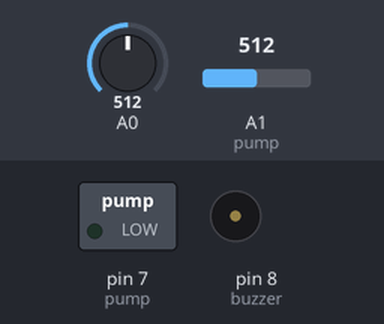
Recording of a sketch running on a simulated Arduino Uno, built with avr-gcc and run on an emulated ATmega328P. Parts: switched loads named in the sketch (green lamp = pin HIGH), buzzer (waves = sounding, pin HIGH). The inputs (shaded band) are chosen by the test bench; at power-on: A0 = 512, A1 (pump) = 512. What the sketch prints to the serial monitor is not drawn.

Above: at 0.2 s.
Timing chart, 0 to 1.9 s (numbered marks = the images above):
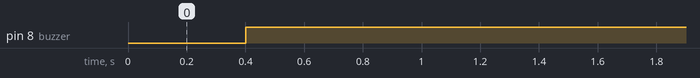

The sketch:

SmartEC.ino
```cpp
int m = 0;
int WATER_LEVEL = 0;
void setup()
{
  pinMode(A0,INPUT_PULLUP);
  pinMode(A1,INPUT);
  pinMode(8,OUTPUT);                             // buzzer
  pinMode(7,OUTPUT);                             //pump
  Serial.begin(9600);
}
void loop()
{
  int m = analogRead(A0);                       // to measure moisture in the soil
  int WATER_LEVEL = analogRead(A1);             // to measure water level in the pump
  Serial.println(m);
  delay(200);
  Serial.println(WATER_LEVEL);
  delay(200);
  if(m>=980 && WATER_LEVEL>=2500)
  {
    digitalWrite(8,LOW);                        //pump is OFF
    digitalWrite(7,LOW);                        //buzzer is OFF
  }
  else if(m<980 && WATER_LEVEL>=2500)
  {
    digitalWrite(7,HIGH);                       //pump starts
    digitalWrite(8,LOW);                        //buzzer is OFF
  }
  else
  {
    digitalWrite(8,HIGH);                       //buzzer is ON
  }
}
```

Measured:
- by itself, pin 8 (buzzer): LOW → HIGH at 0.40 s
